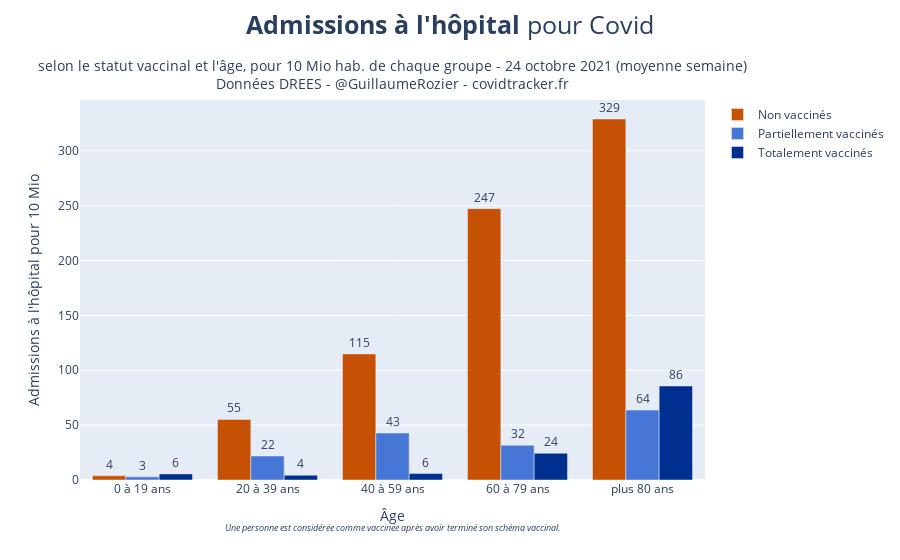

Notebook code for this chart:
### Code cell
fig = go.Figure()
ages=df_drees_age_lastday.age.sort_values().unique()
ages_str = ["0 à 19 ans", "20 à 39 ans", "40 à 59 ans", "60 à 79 ans", "plus 80 ans"]

y=[]
for age in ages:
    data=df_drees_age[(df_drees_age.vac_statut=="Non-vaccinés") \
                      & (df_drees_age.age==age)]
    y+=[data["HC"].rolling(window=7).mean().values[-1]/data["effectif J-7"].values[-1]*10000000]

fig.add_trace(go.Bar(
    x=ages_str,
    y=y,
    marker=dict(color=COULEUR_NON_VACCINES),
    text=[int(round(val)) for val in y],
    textposition='outside',
    name="Non vaccinés"
))

y=[]
for age in ages:
    data=df_drees_age[df_drees_age.vac_statut.isin(["Primo dose récente", "Primo dose efficace"])].groupby(["date", "age"]).sum().reset_index()
    data=data[(data.age==age)]
    y+=[data["HC"].rolling(window=7).mean().values[-1]/data["effectif J-7"].values[-1]*10000000]

fig.add_trace(go.Bar(
    x=ages_str,
    y=y,
    marker=dict(color=COULEUR_PARTIELLEMENT_VACCINES),
    text=[int(round(val)) for val in y],
    textposition='outside',
    name="Partiellement vaccinés")
             )

y=[]
for age in ages:
    data=df_drees_age[(df_drees_age.vac_statut=="Vaccination complète") &\
                             (df_drees_age.age==age)]
    y+=[data["HC"].rolling(window=7).mean().values[-1]/data["effectif J-7"].values[-1]*10000000]

fig.add_trace(go.Bar(
    x=ages_str,
    y=y,
    marker=dict(color=COULEUR_COMPLETEMENT_VACCINES),
    text=[int(round(val)) for val in y],
    textposition='outside',
    name="Totalement vaccinés"
))
    
fig.update_layout(
    barmode="group", bargroupgap=0,
    title={
                        'text': "<b>Admissions à l'hôpital</b> pour Covid",
                        'y':0.97,
                        'x':0.5,
                        'xanchor': 'center',
                        'yanchor': 'top'},
    titlefont = dict(
                    size=25),
    annotations = [
                        dict(
                            x=0.5,
                            y=1.12,
                            xref='paper',
                            yref='paper',
                            font=dict(size=14),
                            text="selon le statut vaccinal et l'âge, pour 10 Mio hab. de chaque groupe - {} (moyenne semaine)<br>Données DREES - @GuillaumeRozier - covidtracker.fr".format(datetime.strptime(df_drees.date.max(), '%Y-%m-%d').strftime('%d %B %Y')),#'Date : {}. Source : Santé publique France. Auteur : GRZ - covidtracker.fr.'.format(),                    showarrow = False
                            showarrow=False
                        ),
                        ]
                 )

fig.add_annotation(
    x=0.5,
    y=-0.225,
    xref='paper',
    yref='paper',
    text="<i>Une personne est considérée comme vaccinée après avoir terminé son schéma vaccinal.</i>",
    font=dict(size=9),
    showarrow=False,
    yshift=30,
    xshift=0
)

fig.update_yaxes(title="Admissions à l'hôpital pour 10 Mio")
fig.update_xaxes(title="Âge")
name_fig = "hc_statut_vaccinal_age"
fig.write_image(PATH + "images/charts/france/{}.jpeg".format(name_fig), scale=2, width=900, height=600)
fig.show()

### Figure 1 — Plotly figure (JSON) as saved in the notebook; plotly's stock layout.template omitted (floating-point values rounded to 4 significant figures)
{"data": [{"marker": {"color": "#C65102"}, "name": "Non vaccinés", "text": ["4", "55", "115", "247", "329"], "textposition": "outside", "type": "bar", "x": ["0 à 19 ans", "20 à 39 ans", "40 à 59 ans", "60 à 79 ans", "plus 80 ans"], "y": [3.858, 55.15, 114.9, 247.2, 329.0]}, {"marker": {"color": "#4777d6"}, "name": "Partiellement vaccinés", "text": ["3", "22", "43", "32", "64"], "textposition": "outside", "type": "bar", "x": ["0 à 19 ans", "20 à 39 ans", "40 à 59 ans", "60 à 79 ans", "plus 80 ans"], "y": [2.946, 21.86, 42.79, 31.68, 63.76]}, {"marker": {"color": "#00308F"}, "name": "Totalement vaccinés", "text": ["6", "4", "6", "24", "86"], "textposition": "outside", "type": "bar", "x": ["0 à 19 ans", "20 à 39 ans", "40 à 59 ans", "60 à 79 ans", "plus 80 ans"], "y": [5.567, 4.364, 5.877, 24.37, 85.65]}], "layout": {"annotations": [{"font": {"size": 14}, "showarrow": false, "text": "selon le statut vaccinal et l'âge, pour 10 Mio hab. de chaque groupe - 24 octobre 2021 (moyenne semaine)<br>Données DREES - @GuillaumeRozier - covidtracker.fr", "x": 0.5, "xref": "paper", "y": 1.12, "yref": "paper"}, {"font": {"size": 9}, "showarrow": false, "text": "<i>Une personne est considérée comme vaccinée après avoir terminé son schéma vaccinal.</i>", "x": 0.5, "xref": "paper", "xshift": 0, "y": -0.225, "yref": "paper", "yshift": 30}], "bargroupgap": 0, "barmode": "group", "title": {"font": {"size": 25}, "text": "<b>Admissions à l'hôpital</b> pour Covid", "x": 0.5, "xanchor": "center", "y": 0.97, "yanchor": "top"}, "xaxis": {"title": {"text": "Âge"}}, "yaxis": {"title": {"text": "Admissions à l'hôpital pour 10 Mio"}}}}
